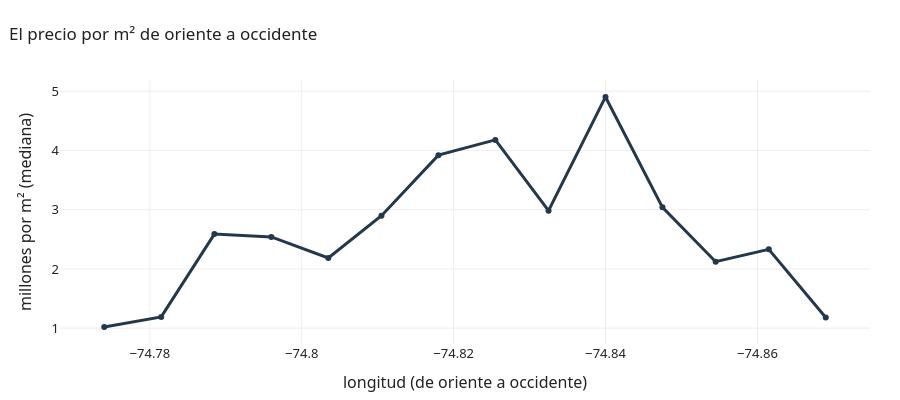

Source (notebook cell):
### Markdown cell above
El precio por m² sube de sur a norte: la latitud tiene una correlación de 0,54 con el
precio por m² y el 10% más al norte cuesta 1,7 veces el m² del 10% más al sur. La subida
no es lineal (se dispara en el norte), así que en el modelo las coordenadas funcionan
mejor en métodos como árboles o vecinos cercanos.

### Code cell
geo["franja_lon"] = pd.cut(geo.lon, bins=18)
perfil_lon = (geo.groupby("franja_lon", observed=True)
                 .agg(n=("pm2_M", "size"), pm2=("pm2_M", "median")).query("n >= 30"))
fig = go.Figure(go.Scatter(x=[iv.mid for iv in perfil_lon.index], y=perfil_lon.pm2, mode="lines+markers",
                           line=dict(color=OSCURO, width=3), customdata=perfil_lon.n,
                           hovertemplate="longitud %{x:.3f}: %{y:.2f} M por m² (%{customdata} ventas)<extra></extra>"))
# el oriente (el río) a la izquierda y el occidente a la derecha
fig.update_xaxes(title="longitud (de oriente a occidente)", autorange="reversed")
fig.update_yaxes(title="millones por m² (mediana)")
mostrar(fig, "El precio por m² de oriente a occidente", alto=400)

q10, q90 = geo.lon.quantile([0.1, 0.9])
print("El 10% más al oriente cuesta", round(geo[geo.lon >= q90].precio_m2_real.median() /
                                           geo[geo.lon <= q10].precio_m2_real.median(), 2),
      "veces el m² del 10% más al occidente")

### Figure 1 — Plotly figure (JSON) as saved in the notebook; plotly's stock layout.template omitted (floating-point values rounded to 4 significant figures)
{"data": [{"customdata": [168, 1504, 1982, 4144, 3777, 4234, 2943, 3548, 3646, 2901, 2760, 2141, 525, 273], "hovertemplate": "longitud %{x:.3f}: %{y:.2f} M por m² (%{customdata} ventas)<extra></extra>", "line": {"color": "#24384C", "width": 3}, "mode": "lines+markers", "type": "scatter", "x": [-74.87, -74.86, -74.85, -74.85, -74.84, -74.83, -74.83, -74.82, -74.81, -74.8, -74.8, -74.79, -74.78, -74.77], "y": [1.18, 2.331, 2.122, 3.04, 4.904, 2.983, 4.179, 3.922, 2.899, 2.184, 2.541, 2.589, 1.19, 1.019]}], "layout": {"height": 400, "title": {"text": "El precio por m² de oriente a occidente"}, "xaxis": {"autorange": "reversed", "title": {"text": "longitud (de oriente a occidente)"}}, "yaxis": {"title": {"text": "millones por m² (mediana)"}}}}
